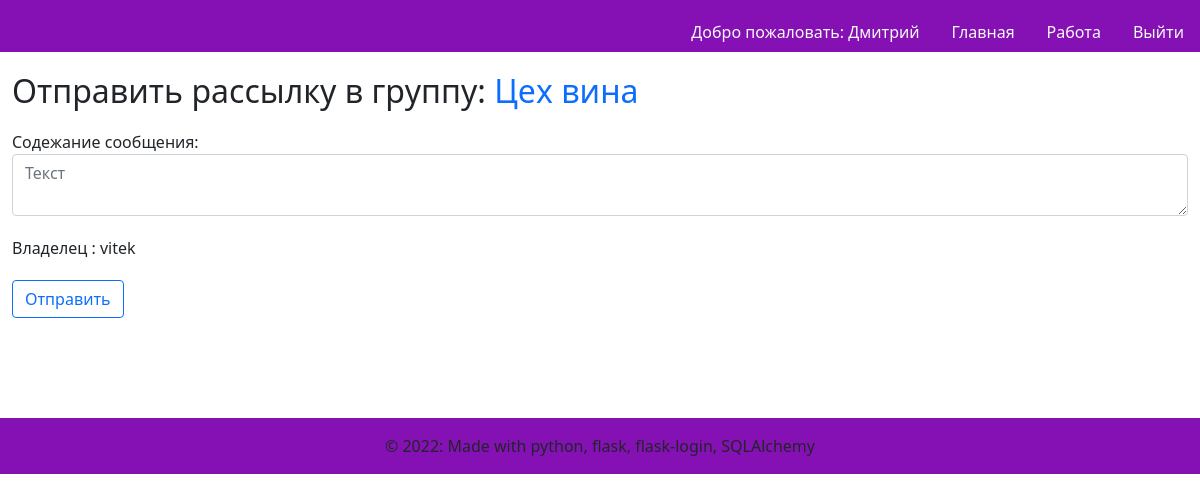
Screenshot of /7/groupmessage (signed in) with the database file from the repository.
### models.py (models this page shows)
class User(UserMixin, db.Model):
    id = db.Column(db.Integer,
                   nullable=False,
                   unique=True,
                   primary_key=True,
                   autoincrement=True)  # primary keys are required by SQLAlchemy
    password = db.Column(db.String(100))  # пароль есть только у администраторов и модераторов
    name = db.Column(db.String(100))  # имя фамилия
    phone_number = db.Column(db.String(11), unique=True)  # номер телефона
    vk_authorized = db.Column(db.Boolean, default=False)  # авторизован вк или нет
    tlg_authorized = db.Column(db.Boolean, default=False)  # авторизован в телеграм или нет
    status = db.Column(db.String(30))  # статус пользователя(ожидает подтверждения\в архиве\подтвержден)
    app_role = db.Column(db.String(20))  # роль в приложении(админ, модератор, пользователь)
    organisation_role = db.Column(db.String(100))  # должность в организации
    tlg_chat_id = db.Column(db.Integer, default=-1)
    vk_chat_id = db.Column(db.Integer, default=-1)

class Group(db.Model):
    id = db.Column(db.Integer,
                   nullable=False,
                   unique=True,
                   primary_key=True,
                   autoincrement=True)  # primary keys are required by SQLAlchemy
    name = db.Column(db.String(100), unique=True)  # название группы
    owner_id = db.Column(db.Integer, db.ForeignKey('user.id'))  # идентификатор создателя или владельца
    owner = db.relationship('User', backref='owner', lazy='subquery')

### messages.py (the view)
@messages.route('/<int:id>/groupmessage')
@login_required
def groupmessage(id):
    group = Group.query.filter_by(id=id).first()
    owner = User.query.filter_by(id=group.owner_id).first()
    return render_template('groupmessage.html', group=group, owner=owner)

### templates/groupmessage.html
{% extends "base.html" %}
{% block content %}
    <h2>Отправить рассылку в группу: <a class="text-decoration-none" href="{{ url_for('groups.editgroup', id=group.id) }}">{{ group.name }}</a></h2>
    <form method="post">
        <div class="form-group" style="margin-top: 20px">
            <label for="title">Содежание сообщения:</label>
            <textarea name="message_content" placeholder="Текст"
                  class="form-control">{{ request.form['message_content'] }}</textarea>
        </div>
        <div class="form-group" style="margin-top: 20px">
            <label for="content">Владелец : {{ owner.name }}</label>
        </div>
        <div class="form-group" style="margin-top: 20px">
            <button type="submit" class="btn btn-outline-primary">Отправить</button>
        </div>
    </form>
{% endblock %}

### templates/base.html (shortened to what this page needs)
<!DOCTYPE html>
<html>
<head>
    <link rel="stylesheet" href="https://cdnjs.cloudflare.com/ajax/libs/bulma/0.7.2/css/bulma.min.css" />
    <link href="https://cdn.jsdelivr.net/npm/bootstrap@5.1.3/dist/css/bootstrap.min.css" rel="stylesheet">
    <link rel="stylesheet" href="../static/css/preloader.css"/>
</head>
<body class="loader-body" style="background-color: #ffffff; height: inherit">
            <nav class="d-none page-header navbar navbar-light sticky-top" style="background-color: #8511b4;">
                <div class="container-fluid ">
                    <ul class="nav nav-pills position-absolute bottom-0 end-0">
                        {% if current_user.is_authenticated %}
                        <li class="nav-item">
                            <a class="nav-link text-light" style="color: black"
                                        href="{{ url_for('users.edituser', id=current_user.id) }}">
                                Добро пожаловать: {{ current_user.name }}
                            </a>
                         </li>
                        {% endif %}
                        <li class="nav-item" >
                            <a href="{{ url_for('main.index') }}" class="nav-link text-light">
                                Главная
                            </a>
                        </li>
                        {% if current_user.is_authenticated %}
                        <li class="nav-item">
                            <a href="{{ url_for('main.workallusers') }}" class="nav-link text-light">
                                Работа
                            </a>
                        </li>
                        {% endif %}
                        {% if current_user.is_authenticated %}
                        <li class="nav-item">
                            <a href="{{ url_for('auth.logout') }}" class="nav-link text-light">
                                Выйти
                            </a>
                        </li>
                        {% endif %}
                    </ul>
                </div>
            </nav>
            <div class="d-none page-main container-fluid" style="height: 82%">
                   {% block content %}
                   {% endblock %}
            </div>
            <footer class="d-none page-footer font-small blue" style="background-color: #8511b4; margin-top: 100px">
              <div class="footer-copyright text-center py-3">© 2022: Made with python, flask, flask-login, SQLAlchemy
              </div>
            </footer>
    </body>
</html>

### rows the page displays
User: name "Дмитрий"
Group: name "Цех вина"
User: name "vitek"
